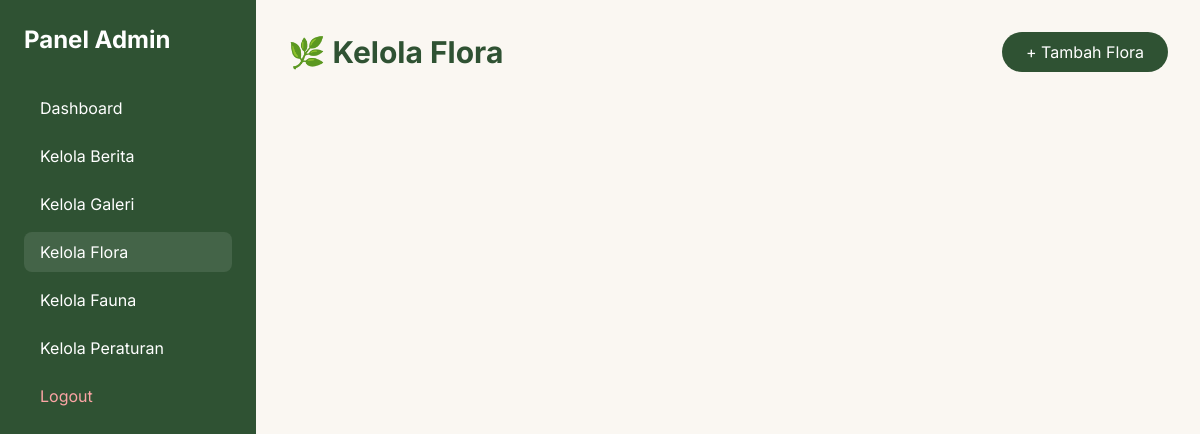
The page /admin/flora/index.php (signed in) on the database as committed earlier.
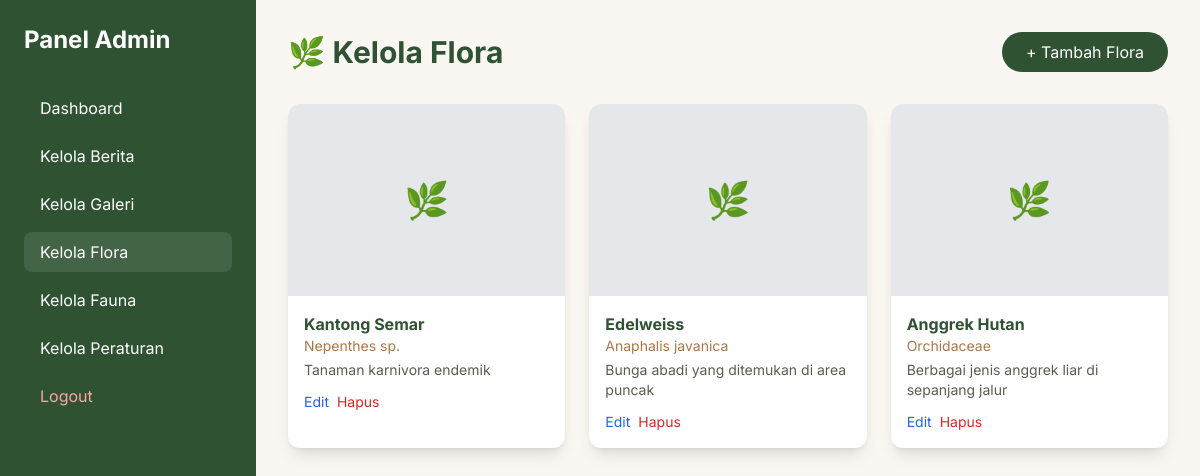
The same page on the database as committed later.
### tables this page shows
CREATE TABLE `flora` (
  `id` int(11) NOT NULL,
  `nama` varchar(100) NOT NULL,
  `nama_ilmiah` varchar(100) DEFAULT NULL,
  `deskripsi` text DEFAULT NULL,
  `foto` varchar(255) DEFAULT NULL,
  `lokasi` varchar(100) DEFAULT NULL,
  `created_at` timestamp NOT NULL DEFAULT current_timestamp(),
  `updated_at` timestamp NOT NULL DEFAULT current_timestamp() ON UPDATE current_timestamp()
);

### includes/functions.php (called while the page is built, shortened)
<?php
require_once __DIR__ . '/config.php';
function getFloraPaginated($page = 1, $limit = 10) {
    global $pdo;
    $page = intval($page);
    $limit = intval($limit);
    $offset = ($page - 1) * $limit;
    $stmt = $pdo->query("SELECT * FROM flora ORDER BY created_at DESC LIMIT $limit OFFSET $offset");
    return $stmt->fetchAll();
}

### admin/flora/index.php (the view, shortened to what this page needs)
<?php
require_once __DIR__ . '/../../includes/config.php';
require_once __DIR__ . '/../../includes/functions.php';
$page = isset($_GET['page']) ? (int)$_GET['page'] : 1;
$limit = 10;
$flora_list = getFloraPaginated($page, $limit);
?>
<!DOCTYPE html>
<html lang="id">
<head>
    <script src="https://cdn.tailwindcss.com"></script>
</head>
<body class="bg-[#FAF7F2]">
<div class="flex h-screen">
    <div class="w-64 bg-[#2F5233] text-white p-6">
        <h2 class="text-2xl font-bold mb-8">Panel Admin</h2>
        <nav class="space-y-2">
            <a href="../dashboard.php" class="block py-2 px-4 hover:bg-white/20 rounded-lg transition duration-300">Dashboard</a>
            <a href="../berita/index.php" class="block py-2 px-4 hover:bg-white/20 rounded-lg transition duration-300">Kelola Berita</a>
            <a href="../galeri/index.php" class="block py-2 px-4 hover:bg-white/20 rounded-lg transition duration-300">Kelola Galeri</a>
            <a href="index.php" class="block py-2 px-4 bg-white/10 rounded-lg hover:bg-white/20 transition duration-300">Kelola Flora</a>
            <a href="../fauna/index.php" class="block py-2 px-4 hover:bg-white/20 rounded-lg transition duration-300">Kelola Fauna</a>
            <a href="../peraturan/index.php" class="block py-2 px-4 hover:bg-white/20 rounded-lg transition duration-300">Kelola Peraturan</a>
            <a href="../logout.php" class="block py-2 px-4 hover:bg-white/20 rounded-lg transition duration-300 text-red-300">Logout</a>
        </nav>
    </div>
    <div class="flex-1 overflow-y-auto">
        <div class="p-8">
            <div class="flex justify-between items-center mb-8">
                <h1 class="text-3xl font-bold text-[#2F5233]">🌿 Kelola Flora</h1>
                <a href="tambah.php" class="bg-[#2F5233] hover:bg-[#4A7A4E] text-white px-6 py-2 rounded-full transition duration-300">
                    + Tambah Flora
                </a>
            </div>
            <div class="grid grid-cols-1 md:grid-cols-2 lg:grid-cols-3 gap-6">
                <?php foreach ($flora_list as $flora): ?>
                <div class="gallery-item bg-white rounded-xl shadow-lg overflow-hidden">
                    <?php if (!empty($flora['foto']) && file_exists(UPLOAD_PATH . 'flora/' . $flora['foto'])): ?>
                    <img src="<?= BASE_URL ?>uploads/flora/<?= htmlspecialchars($flora['foto']) ?>"
                         alt="<?= htmlspecialchars($flora['nama']) ?>"
                         class="w-full h-48 object-cover">
                    <?php else: ?>
                    <div class="w-full h-48 bg-gray-200 flex items-center justify-center text-4xl text-gray-400">
                        🌿
                    </div>
                    <?php endif; ?>
                    <div class="p-4">
                        <h4 class="font-bold text-[#2F5233]"><?= htmlspecialchars($flora['nama']) ?></h4>
                        <?php if (!empty($flora['nama_ilmiah'])): ?>
                        <p class="text-sm text-[#A9784B]"><?= htmlspecialchars($flora['nama_ilmiah']) ?></p>
                        <?php endif; ?>
                        <p class="text-sm text-[#5C5C50] mt-1 line-clamp-2"><?= htmlspecialchars($flora['deskripsi']) ?></p>
                        <div class="mt-3 flex space-x-2">
                            <a href="edit.php?id=<?= $flora['id'] ?>" class="text-blue-600 hover:text-blue-800 text-sm transition duration-300">Edit</a>
                            <a href="hapus.php?id=<?= $flora['id'] ?>" class="text-red-600 hover:text-red-800 text-sm transition duration-300" onclick="return confirm('Yakin ingin menghapus data ini?')">Hapus</a>
                        </div>
                    </div>
                </div>
                <?php endforeach; ?>
            </div>
        </div>
    </div>
</div>
</body>
</html>

Rows that differ between the two databases and show on the page:
added flora: nama "Kantong Semar", nama_ilmiah "Nepenthes sp.", deskripsi "Tanaman karnivora endemik"
added flora: nama "Edelweiss", nama_ilmiah "Anaphalis javanica", deskripsi "Bunga abadi yang ditemukan di area puncak"
added flora: nama "Anggrek Hutan", nama_ilmiah "Orchidaceae", deskripsi "Berbagai jenis anggrek liar di sepanjang jalur"
